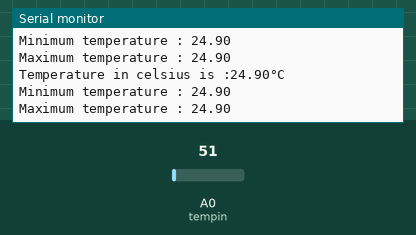
Recording of a sketch running on a simulated Arduino Uno, built with avr-gcc and run on an emulated ATmega328P. Shown: the last lines printed to the serial monitor. The inputs (shaded band) are chosen by the test bench; at power-on: A0 (tempin) = 51.

Above: at 5.8 s.
5.9 s: A0 (tempin) set to 61
At 10.8 s:
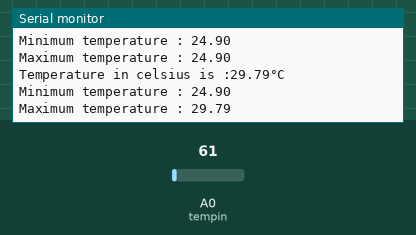
11.9 s: A0 (tempin) set to 71
At 15.8 s:
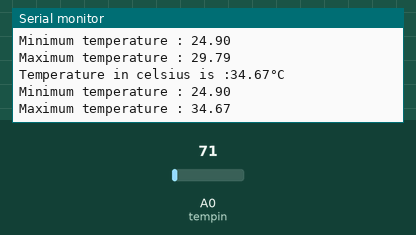
Timing chart, 0 to 17.3 s (numbered marks = the images above; inputs shaded):
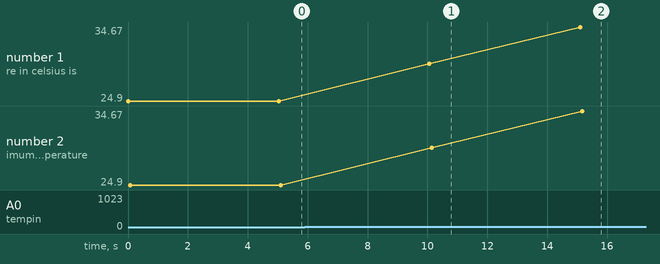

The sketch:

10.ino
```cpp
float temp;
float mini =100;
float maxi =0;


int tempin=0;
void setup() {
  Serial.begin(9600);
}


void loop() {

  temp = analogRead(tempin);
  temp= temp* 0.48828125;
  Serial.print("Temperature in celsius is :");
  Serial.print(temp);
  Serial.print("°C");
  Serial.println(" ");


  mini=min(temp,mini);
  maxi=max(temp,maxi);

  Serial.print("Minimum temperature : ");
  Serial.print(mini);
  Serial.println(" ");
  Serial.print("Maximum temperature : ");
  Serial.print(maxi);
   Serial.println(" ");
  delay(5000);
}
```

Measured:
- after the input at 5.9 s, the serial monitor: prints a new line after 4.2 s (image 1)
- after the input at 11.9 s, the serial monitor: prints a new line after 3.2 s (image 2)
- plotted number 1: 24.9 → 29.79 after the input at 5.9 s, 29.79 → 34.67 after the input at 11.9 s
- plotted number 2: 24.9 → 29.79 after the input at 5.9 s, 29.79 → 34.67 after the input at 11.9 s
